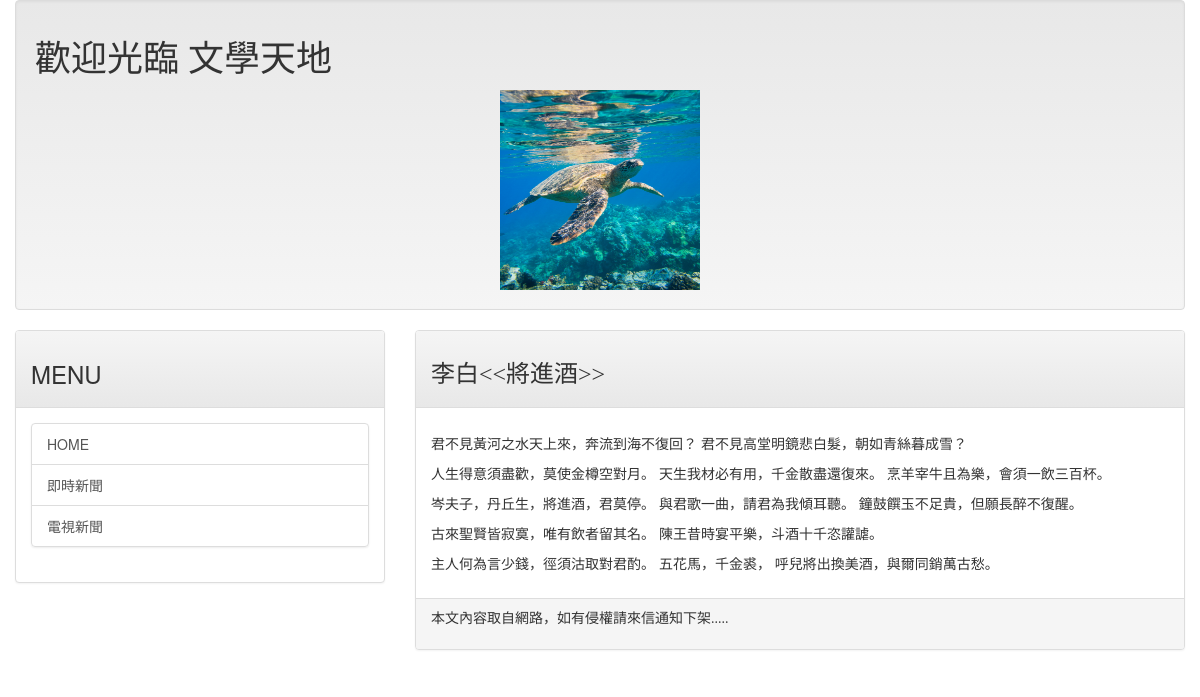
The page /post/poem002 on the database its author committed.
### mainsite/models.py (models this page shows, shortened)
class Post(models.Model):
    title = models.CharField(max_length=200)
    slug = models.CharField(max_length=200)
    body = models.TextField(default="Hello! Please post your document here.")
    pub_date = models.DateTimeField(default=timezone.now)
    class Meta:
        ordering = ('-pub_date',)

### mainsite/views.py (the view)
# urls.py: url(r'^post/(\w+)$',showpost),
def showpost(request,slug):
    template = get_template('post.html')
    hoho = slug
    try:
        post = Post.objects.get(slug=slug)
        if post != None:
            html = template.render(locals())
            return HttpResponse(html)
    except:
        return redirect('/')

### templates/post.html (shortened to what this page needs)
{% extends 'base.html' %}
{% load markdown_deux_tags %}
{% block headmessage %}
<h3 style="font-family:微軟正黑體;">{{post.title}}</h3>
{% endblock %}
{% block content %}
<p style="font-family:微軟正黑體;font-size:12pt;letter-spacing:2pt;">
        {% if hoho == "html001" %}
        {{post.body | safe}}
        {% else %}
        {{post.body | markdown}}
        {% endif %}</p>
{% endblock %}

### rows shown on the page
Post: title "李白<<將進酒>>", body "君不見黃河之水天上來，奔流到海不復回？ 君不見高堂明鏡悲白髮，朝如青絲暮成雪？ 人生得意須盡歡，莫使金樽空對月。 天生我材必有用，千金散盡還復來。 烹羊宰牛且為樂，會須一飲三百杯。 岑夫子，丹丘生，將進酒，君莫停。 與君歌一曲，請君為我傾耳聽。 鐘鼓饌玉不足貴，但願長醉不復醒。 古來聖賢皆寂寞，唯有飲者留其名。 陳王昔時宴平樂，斗酒十千恣讙謔。 主人何為言少錢，徑須沽取對君酌。 五花馬，千金裘， 呼兒將出換美酒，與爾同銷萬古愁。"
